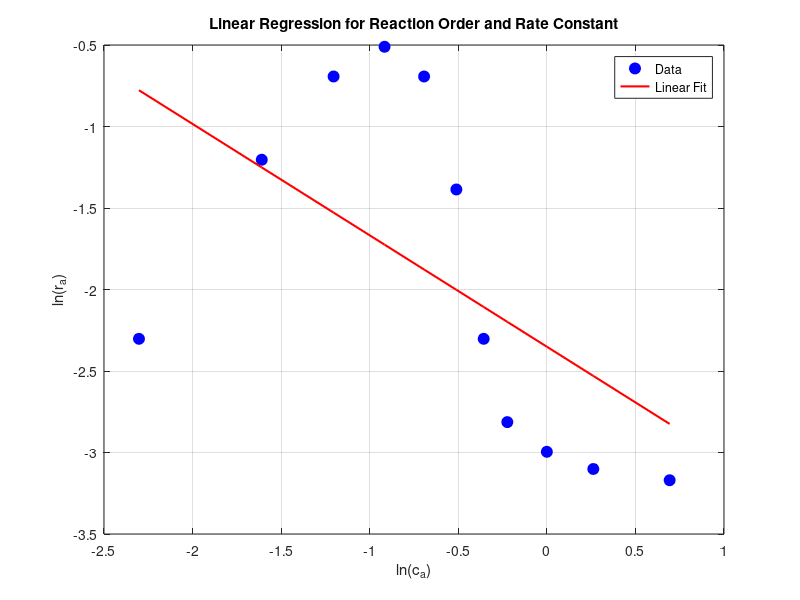

Here is the MATLAB script that generated this plot:
ca = [0.1, 0.2, 0.3, 0.4, 0.5, 0.6, 0.7, 0.8, 1.0, 1.3, 2.0];
ra = [0.1, 0.3, 0.5, 0.6, 0.5, 0.25, 0.1, 0.06, 0.05, 0.045, 0.042];

log_ca = log(ca);
log_ra = log(ra);

n = length(log_ca);
sum_x = sum(log_ca);
sum_y = sum(log_ra);
sum_xy = sum(log_ca .* log_ra);
sum_x_squared = sum(log_ca .^ 2);

slope = (n * sum_xy - sum_x * sum_y) / (n * sum_x_squared - sum_x^2);
intercept = (sum_y - slope * sum_x) / n;

n = slope;
ln_k = intercept;
k = exp(ln_k);

disp(['Reaction order (n): ', num2str(n)]);
disp(['Reaction rate constant (k): ', num2str(k)]);

figure;
plot(log_ca, log_ra, 'bo', 'MarkerSize', 8, 'MarkerFaceColor', 'b');
hold on;

fitted_line = slope * log_ca + intercept;
plot(log_ca, fitted_line, 'r-', 'LineWidth', 1.5);

xlabel('ln(c_a)');
ylabel('ln(r_a)');
title('Linear Regression for Reaction Order and Rate Constant');
legend('Data', 'Linear Fit');
grid on;
